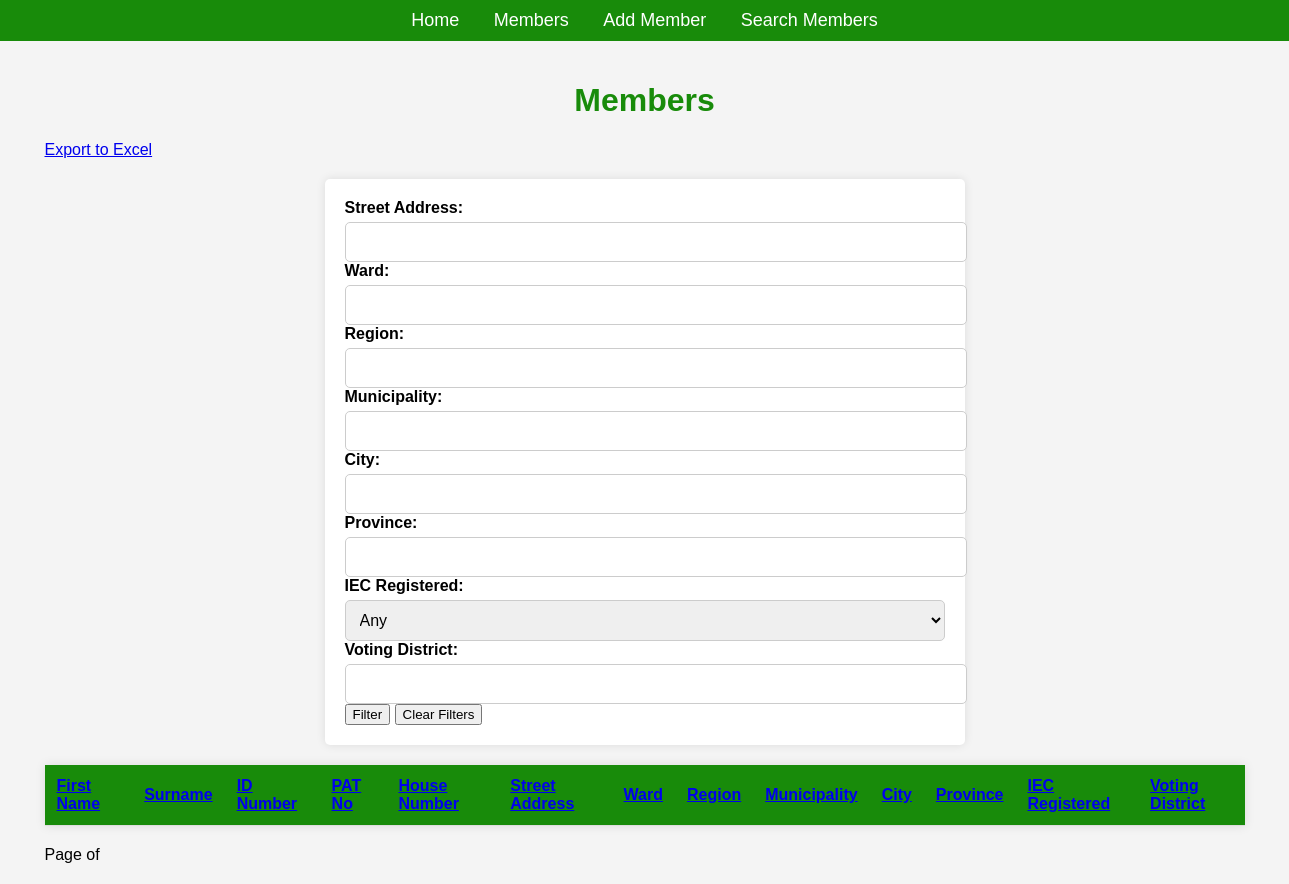
The app's page /members, older data.
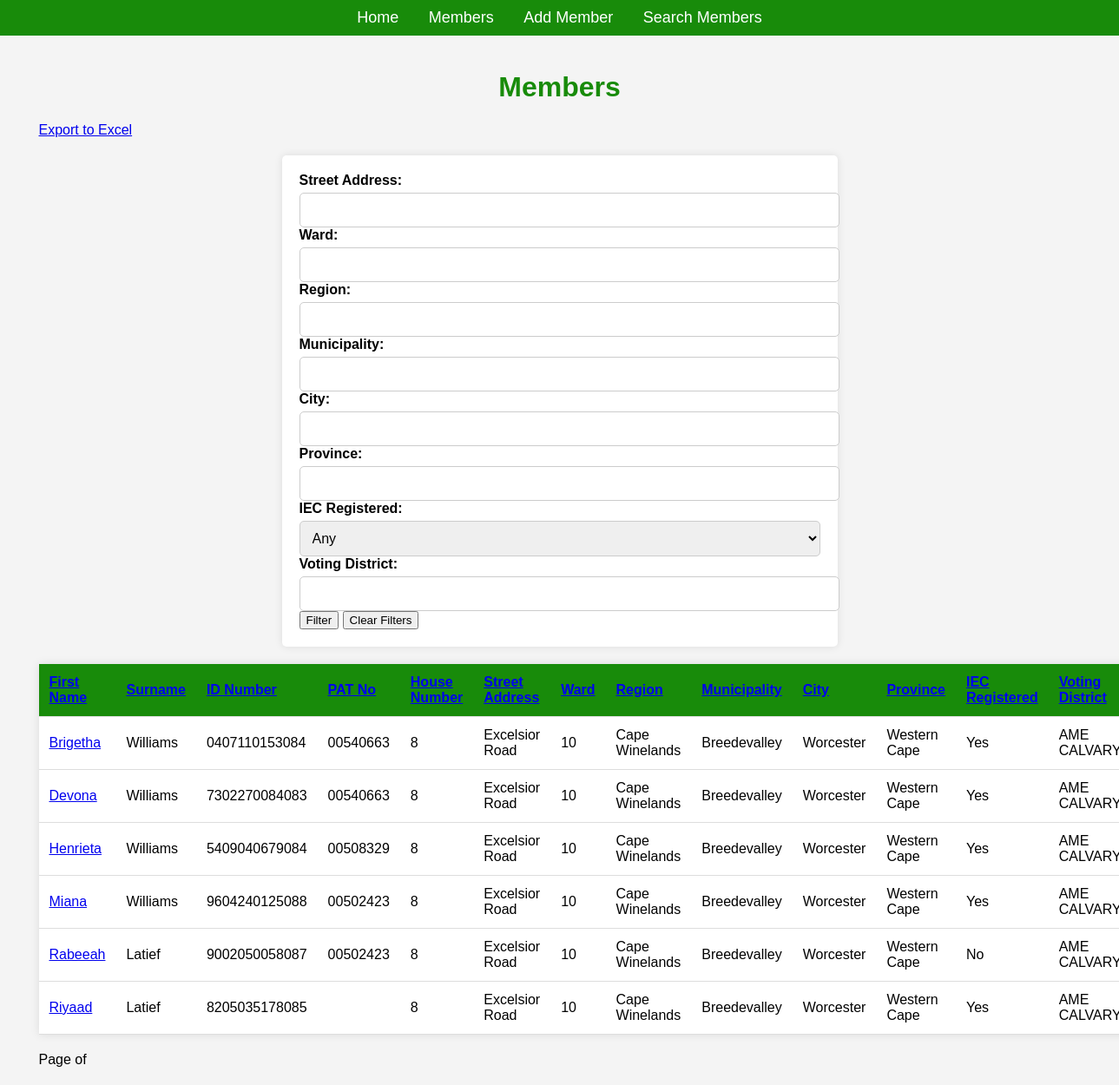
The same page, newer data.
### app/models.py (models this page shows, shortened)
class Member(db.Model):
    id = db.Column(db.Integer, primary_key=True)
    first_names = db.Column(db.String(100), nullable=False)
    surname = db.Column(db.String(100), nullable=False)
    id_number = db.Column(db.String(13), unique=True, nullable=False)
    gender = db.Column(db.String(10), nullable=False)
    language = db.Column(db.String(20), nullable=False)
    mobile_number = db.Column(db.String(10), nullable=False)
    alternative_number = db.Column(db.String(10))
    ward = db.Column(db.String(2), nullable=False)
    region = db.Column(db.String(100), nullable=False)
    municipality = db.Column(db.String(100), nullable=False)
    house_number = db.Column(db.Integer, nullable=False)
    street_address = db.Column(db.String(100), nullable=False)
    suburb = db.Column(db.String(100), nullable=False)
    city = db.Column(db.String(100), nullable=False)
    province = db.Column(db.String(100), nullable=False)
    postal_code = db.Column(db.String(4), nullable=False)
    iec_registered = db.Column(db.String(3), nullable=False)
    pat_no = db.Column(db.String(100))
    voting_district = db.Column(db.String(100), nullable=False)

### app/routes.py (the view)
@member_routes.route('/members')
def members():
    sort_by = request.args.get('sort_by', 'first_names')  # Default sorting column
    order = request.args.get('order', 'asc')  # Default sorting order
    filters = []
    if request.args.get('street_address'):
        filters.append(Member.street_address.like(f"%{request.args.get('street_address')}%"))
    if request.args.get('ward'):
        filters.append(Member.ward.like(f"%{request.args.get('ward')}%"))
    if request.args.get('region'):
        filters.append(Member.region.like(f"%{request.args.get('region')}%"))
    if request.args.get('municipality'):
        filters.append(Member.municipality.like(f"%{request.args.get('municipality')}%"))
    if request.args.get('city'):
        filters.append(Member.city.like(f"%{request.args.get('city')}%"))
    if request.args.get('province'):
        filters.append(Member.province.like(f"%{request.args.get('province')}%"))
    if request.args.get('iec_registered'):
        filters.append(Member.iec_registered == request.args.get('iec_registered'))
    if request.args.get('voting_district'):
        filters.append(Member.voting_district.like(f"%{request.args.get('voting_district')}%"))
    if hasattr(Member, sort_by):
        column = getattr(Member, sort_by)
        if order == 'desc':
            column = column.desc()
        members = Member.query.filter(*filters).order_by(column).all()
    else:
        members = Member.query.filter(*filters).all()  # Fallback if invalid column
    return render_template('members.html', members=members, sort_by=sort_by, order=order)

### app/templates/members.html (shortened to what the changed rows need)
{% extends "base.html" %}
{% block content %}
<h1>Members</h1>
<table>
    <tr>
        <th>
            <a href="{{ url_for('member.members',
                                sort_by='first_names',
                                order='asc' if request.args.get('order') == 'desc' else 'desc',
                                street_address=request.args.get('street_address', ''),
                                ward=request.args.get('ward', ''),
                                region=request.args.get('region', ''),
                                municipality=request.args.get('municipality', ''),
                                city=request.args.get('city', ''),
                                province=request.args.get('province', ''),
                                iec_registered=request.args.get('iec_registered', ''),
                                voting_district=request.args.get('voting_district', '')
                            ) }}">
                First Name
            </a>
        </th>
        <th>
            <a href="{{ url_for('member.members',
                                sort_by='surname',
                                order='asc' if request.args.get('order') == 'desc' else 'desc',
                                street_address=request.args.get('street_address', ''),
                                ward=request.args.get('ward', ''),
                                region=request.args.get('region', ''),
                                municipality=request.args.get('municipality', ''),
                                city=request.args.get('city', ''),
                                province=request.args.get('province', ''),
                                iec_registered=request.args.get('iec_registered', ''),
                                voting_district=request.args.get('voting_district', '')
                            ) }}">
                Surname
            </a>
        </th>
        <th>
            <a href="{{ url_for('member.members',
                                sort_by='id_number',
                                order='asc' if request.args.get('order') == 'desc' else 'desc',
                                street_address=request.args.get('street_address', ''),
                                ward=request.args.get('ward', ''),
                                region=request.args.get('region', ''),
                                municipality=request.args.get('municipality', ''),
                                city=request.args.get('city', ''),
                                province=request.args.get('province', ''),
                                iec_registered=request.args.get('iec_registered', ''),
                                voting_district=request.args.get('voting_district', '')
                            ) }}">
                ID Number
            </a>
        </th>
        <th>
            <a href="{{ url_for('member.members',
                                sort_by='pat_no',
                                order='asc' if request.args.get('order') == 'desc' else 'desc',
                                street_address=request.args.get('street_address', ''),
                                ward=request.args.get('ward', ''),
                                region=request.args.get('region', ''),
                                municipality=request.args.get('municipality', ''),
                                city=request.args.get('city', ''),
                                province=request.args.get('province', ''),
                                iec_registered=request.args.get('iec_registered', ''),
                                voting_district=request.args.get('voting_district', '')
                            ) }}">
                PAT No
            </a>
        </th>
        <th>
            <a href="{{ url_for('member.members',
                                sort_by='house_number',
                                order='asc' if request.args.get('order') == 'desc' else 'desc',
                                street_address=request.args.get('street_address', ''),
                                ward=request.args.get('ward', ''),
                                region=request.args.get('region', ''),
                                municipality=request.args.get('municipality', ''),
                                city=request.args.get('city', ''),
                                province=request.args.get('province', ''),
                                iec_registered=request.args.get('iec_registered', ''),
                                voting_district=request.args.get('voting_district', '')
                            ) }}">
                House Number
            </a>
        </th>
        <th>
            <a href="{{ url_for('member.members',
                                sort_by='street_address',
                                order='asc' if request.args.get('order') == 'desc' else 'desc',
                                street_address=request.args.get('street_address', ''),
                                ward=request.args.get('ward', ''),
                                region=request.args.get('region', ''),
                                municipality=request.args.get('municipality', ''),
                                city=request.args.get('city', ''),
                                province=request.args.get('province', ''),
                                iec_registered=request.args.get('iec_registered', ''),
                                voting_district=request.args.get('voting_district', '')
                            ) }}">
                Street Address
            </a>
        </th>
        <th>
            <a href="{{ url_for('member.members',
                                sort_by='ward',
                                order='asc' if request.args.get('order') == 'desc' else 'desc',
                                street_address=request.args.get('street_address', ''),
                                ward=request.args.get('ward', ''),
                                region=request.args.get('region', ''),
                                municipality=request.args.get('municipality', ''),
                                city=request.args.get('city', ''),
                                province=request.args.get('province', ''),
                                iec_registered=request.args.get('iec_registered', ''),
                                voting_district=request.args.get('voting_district', '')
                            ) }}">
                Ward
            </a>
        </th>
        <th>
            <a href="{{ url_for('member.members',
                                sort_by='region',
                                order='asc' if request.args.get('order') == 'desc' else 'desc',
                                street_address=request.args.get('street_address', ''),
                                ward=request.args.get('ward', ''),
                                region=request.args.get('region', ''),
                                municipality=request.args.get('municipality', ''),
                                city=request.args.get('city', ''),
                                province=request.args.get('province', ''),
                                iec_registered=request.args.get('iec_registered', ''),
                                voting_district=request.args.get('voting_district', '')
                            ) }}">
                Region
            </a>
        </th>
        <th>
            <a href="{{ url_for('member.members',
                                sort_by='municipality',
                                order='asc' if request.args.get('order') == 'desc' else 'desc',
                                street_address=request.args.get('street_address', ''),
                                ward=request.args.get('ward', ''),
                                region=request.args.get('region', ''),
                                municipality=request.args.get('municipality', ''),
                                city=request.args.get('city', ''),
                                province=request.args.get('province', ''),
                                iec_registered=request.args.get('iec_registered', ''),
                                voting_district=request.args.get('voting_district', '')
                            ) }}">
                Municipality
            </a>
        </th>
        <th>
            <a href="{{ url_for('member.members',
                                sort_by='city',
                                order='asc' if request.args.get('order') == 'desc' else 'desc',
                                street_address=request.args.get('street_address', ''),
                                ward=request.args.get('ward', ''),
                                region=request.args.get('region', ''),
                                municipality=request.args.get('municipality', ''),
                                city=request.args.get('city', ''),
                                province=request.args.get('province', ''),
                                iec_registered=request.args.get('iec_registered', ''),
                                voting_district=request.args.get('voting_district', '')
                            ) }}">
                City
            </a>
        </th>
        <th>
            <a href="{{ url_for('member.members',
                                sort_by='province',
                                order='asc' if request.args.get('order') == 'desc' else 'desc',
                                street_address=request.args.get('street_address', ''),
                                ward=request.args.get('ward', ''),
                                region=request.args.get('region', ''),
                                municipality=request.args.get('municipality', ''),
                                city=request.args.get('city', ''),
                                province=request.args.get('province', ''),
                                iec_registered=request.args.get('iec_registered', ''),
                                voting_district=request.args.get('voting_district', '')
                            ) }}">
                Province
            </a>
        </th>
        <th>
            <a href="{{ url_for('member.members',
                                sort_by='iec_registered',
                                order='asc' if request.args.get('order') == 'desc' else 'desc',
                                street_address=request.args.get('street_address', ''),
                                ward=request.args.get('ward', ''),
                                region=request.args.get('region', ''),
                                municipality=request.args.get('municipality', ''),
                                city=request.args.get('city', ''),
                                province=request.args.get('province', ''),
                                iec_registered=request.args.get('iec_registered', ''),
                                voting_district=request.args.get('voting_district', '')
                            ) }}">
                IEC Registered
            </a>
        </th>
        <th>
            <a href="{{ url_for('member.members',
                                sort_by='voting_district',
                                order='asc' if request.args.get('order') == 'desc' else 'desc',
                                street_address=request.args.get('street_address', ''),
                                ward=request.args.get('ward', ''),
                                region=request.args.get('region', ''),
                                municipality=request.args.get('municipality', ''),
                                city=request.args.get('city', ''),
                                province=request.args.get('province', ''),
                                iec_registered=request.args.get('iec_registered', ''),
                                voting_district=request.args.get('voting_district', '')
                            ) }}">
                Voting District
            </a>
        </th>
    </tr>
    {% for member in members %}
    <tr>
        <td><a href="{{ url_for('member.view_member', member_id=member.id) }}">{{ member.first_names }}</a></td>
        <td>{{ member.surname }}</td>
        <td>{{ member.id_number }}</td>
        <td>{{ member.pat_no }}</td>
        <td>{{ member.house_number }}</td>
        <td>{{ member.street_address }}</td>
        <td>{{ member.ward }}</td>
        <td>{{ member.region }}</td>
        <td>{{ member.municipality }}</td>
        <td>{{ member.city }}</td>
        <td>{{ member.province }}</td>
        <td>{{ member.iec_registered }}</td>
        <td>{{ member.voting_district }}</td>
    </tr>
    {% endfor %}
</table>
{% endblock %}

Row changes from the older to the newer data that the page shows:
added Member: first_names "Brigetha", surname "Williams", id_number "0407110153084", pat_no "00540663", house_number "8", street_address "Excelsior Road", ward "10", region "Cape Winelands", municipality "Breedevalley", city "Worcester", province "Western Cape", iec_registered "Yes", voting_district "AME…"
added Member: first_names "Devona", surname "Williams", id_number "7302270084083", pat_no "00540663", house_number "8", street_address "Excelsior Road", ward "10", region "Cape Winelands", municipality "Breedevalley", city "Worcester", province "Western Cape", iec_registered "Yes", voting_district "AME…"
added Member: first_names "Henrieta", surname "Williams", id_number "5409040679084", pat_no "00508329", house_number "8", street_address "Excelsior Road", ward "10", region "Cape Winelands", municipality "Breedevalley", city "Worcester", province "Western Cape", iec_registered "Yes", voting_district "AME…"
added Member: first_names "Miana", surname "Williams", id_number "9604240125088", pat_no "00502423", house_number "8", street_address "Excelsior Road", ward "10", region "Cape Winelands", municipality "Breedevalley", city "Worcester", province "Western Cape", iec_registered "Yes", voting_district "AME…"
added Member: first_names "Rabeeah", surname "Latief", id_number "9002050058087", pat_no "00502423", house_number "8", street_address "Excelsior Road", ward "10", region "Cape Winelands", municipality "Breedevalley", city "Worcester", province "Western Cape", iec_registered "No", voting_district "AME…"
added Member: first_names "Riyaad", surname "Latief", id_number "8205035178085", house_number "8", street_address "Excelsior Road", ward "10", region "Cape Winelands", municipality "Breedevalley", city "Worcester", province "Western Cape", iec_registered "Yes", voting_district "AME…"
